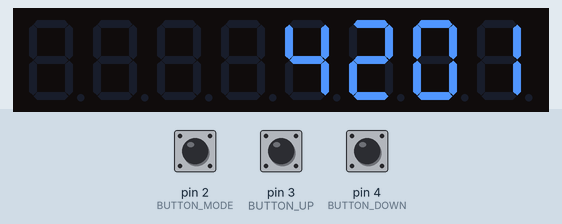
Simulated run of this sketch. Board: Arduino Uno, built with avr-gcc and run on an emulated ATmega328P. On the bench: 8-digit seven-segment display. The test bench sets the inputs (shaded band); at power-on: pin 3 (BUTTON_UP) HIGH, pin 4 (BUTTON_DOWN) HIGH, pin 2 (BUTTON_MODE) HIGH. The local clock reads 2024-03-15 10:24:30 at power-on unless the sketch sets it; random numbers use the default seed unless the sketch sets one.

Above: at 1.8 s.
1.9 s: pin 3 (BUTTON_UP) pulled LOW for 1 s
At 2.22 s:
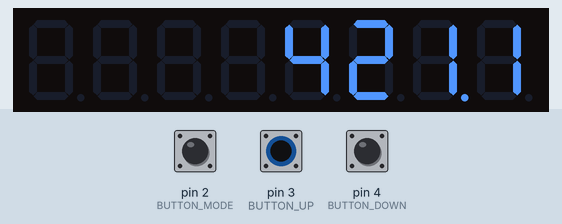
4.4 s: pin 4 (BUTTON_DOWN) pulled LOW for 1 s
At 6.5 s:
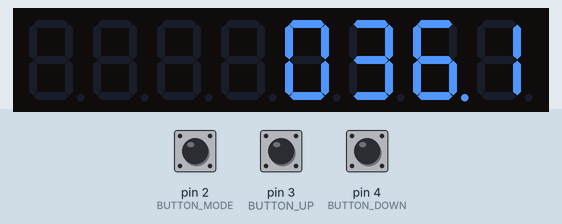
6.9 s: pin 3 (BUTTON_UP) pulled LOW for 0.15 s
At 7.8 s:
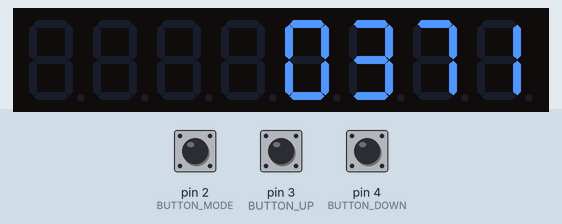
8.5 s: pin 4 (BUTTON_DOWN) pulled LOW for 0.15 s
At 9.8 s:
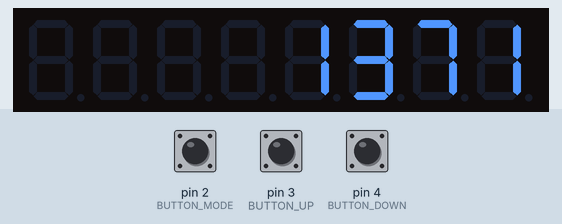
10.5 s: pin 2 (BUTTON_MODE) pulled LOW for 3.2 s
At 14.5 s:
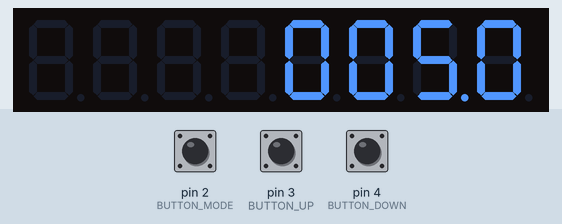
Timing chart, 0 to 16.0 s (numbered marks = the images above; inputs shaded):
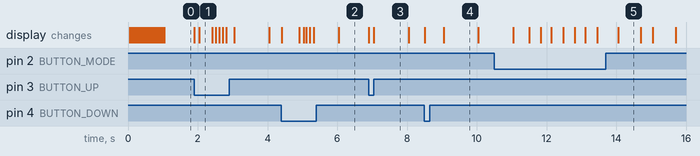

Measured:
- what the display in image 5 shows lasts 0.6 s, from 14.1 s to 14.7 s

The sketch:

max-jibberish.ino
```cpp
#include <LedControl.h>
#include <RTClib.h>

// Pins for MAX7219: DIN, CLK, CS (LOAD)
LedControl lc = LedControl(11, 13, 5, 1); // DIN, CLK, CS, 1 device

// Buttons
#define BUTTON_MODE 2
#define BUTTON_UP   3
#define BUTTON_DOWN 4

RTC_DS3231 rtc;

// Constants
const int HOURS_IN_DAY = 24;
const int MINUTES_IN_HOUR = 60;
const unsigned long SCREEN_OFF_DELAY = 10000;
const unsigned long DEBOUNCE_DELAY = 50;
const unsigned long HOLD_DELAY = 500;
const unsigned long REPEAT_RATE = 100;
const unsigned long BLINK_INTERVAL = 1000;
const unsigned long MODE_HOLD_DURATION = 1000; // 1 second hold for timer

// Screen & timer state
bool screenOn = true;
bool showTime = true;
bool wasScreenOff = true;

unsigned long lastInteraction = 0;
unsigned long lastBlink = 0;
bool colonState = true;

// Timer
unsigned long startTime = 0;
int timerSeconds = 0;
bool timerRunning = false;

// Button hold
unsigned long buttonHoldTime = 0;
unsigned long lastRepeat = 0;
bool isButtonPressed = false;

// Button states
bool lastButtonState = HIGH;
bool modeButtonHeld = false; // Tracks if BUTTON_MODE is held

void setup() {
  Serial.begin(9600);

  lc.shutdown(0, false);   // Wake up MAX7219
  lc.setIntensity(0, 15);  // Brightness max
  lc.clearDisplay(0);      // Clear display

  pinMode(BUTTON_MODE, INPUT_PULLUP);
  pinMode(BUTTON_UP, INPUT_PULLUP);
  pinMode(BUTTON_DOWN, INPUT_PULLUP);

  if (!rtc.begin()) {
    Serial.println("Couldn't find RTC");
    while (1);
  }

  if (rtc.lostPower()) {
    Serial.println("RTC lost power, setting the time!");
    rtc.adjust(DateTime(F(__DATE__), F(__TIME__)));
  }
}

void loop() {
  DateTime now = rtc.now();

  handleButtons();

  // Auto screen off after inactivity
  if ((millis() - lastInteraction > SCREEN_OFF_DELAY) && !timerRunning) {
    screenOn = false;
    showTime = true; // Switch back to clock mode when idle
  }

  if (screenOn) {
    if (wasScreenOff) {
      displayJibberish();
      wasScreenOff = false;
    }

    if (showTime) {
      updateDisplay(now.hour(), now.minute());
    } else {
      if (timerRunning) {
        unsigned long currentTime = millis();
        int remaining = timerSeconds - (currentTime - startTime) / 1000;
        if (remaining > 0) {
          int minutes = remaining / MINUTES_IN_HOUR;
          int seconds = remaining % MINUTES_IN_HOUR;
          updateDisplay(minutes, seconds);
        } else {
          timerRunning = false;
          showTime = true; // Timer done, back to clock
        }
      }
    }
  } else {
    lc.clearDisplay(0); // Screen off
    wasScreenOff = true;
  }

  if (screenOn && (millis() - lastBlink >= BLINK_INTERVAL)) {
    lastBlink = millis();
    colonState = !colonState;
  }
}

// Handle button logic
void handleButtons() {
  static unsigned long modeButtonPressTime = 0;

  // Handle BUTTON_MODE logic
  if (digitalRead(BUTTON_MODE) == LOW) { // Button pressed
    if (!modeButtonHeld) {
      modeButtonPressTime = millis();
      modeButtonHeld = true;
    }

    // Check for hold
    if (millis() - modeButtonPressTime >= MODE_HOLD_DURATION) {
      if (!timerRunning) {
        // Start timer on hold when not running
        startTimer(5 * MINUTES_IN_HOUR); // 5 minutes
        showTime = false;
      } else {
        // Return to clock on hold if timer is running
        timerRunning = false;
        showTime = true;
      }
    }
  } else { // Button released
    if (modeButtonHeld) {
      modeButtonHeld = false;

      // Check for short press
      if ((millis() - modeButtonPressTime) < MODE_HOLD_DURATION) {
        if (!screenOn) {
          // Short press wakes up the display
          screenOn = true;
          lastInteraction = millis();
        }
      }
    }
  }

  // BUTTON_UP and BUTTON_DOWN logic (unchanged)
  if (digitalRead(BUTTON_UP) == LOW && screenOn) {
    handleButtonPress("hours", 1);
  } else if (digitalRead(BUTTON_DOWN) == LOW && screenOn) {
    handleButtonPress("minutes", 1);
  } else {
    resetButtonState();
  }
}

void handleButtonPress(String unit, int adjustment) {
  if (!isButtonPressed) {
    adjustTime(unit, adjustment);
    isButtonPressed = true;
    buttonHoldTime = millis();
    lastRepeat = millis();
    lastInteraction = millis();
  } else if ((millis() - buttonHoldTime >= HOLD_DELAY) && (millis() - lastRepeat >= REPEAT_RATE)) {
    adjustTime(unit, adjustment);
    lastRepeat = millis();
  }
}

void resetButtonState() {
  if (isButtonPressed) {
    isButtonPressed = false;
    buttonHoldTime = 0;
  }
}

// Start a timer
void startTimer(int seconds) {
  startTime = millis();
  timerSeconds = seconds;
  timerRunning = true;
}

// Adjust time (hours or minutes)
void adjustTime(String unit, int adjustment) {
  DateTime now = rtc.now();
  int hours = now.hour();
  int minutes = now.minute();

  if (unit == "hours") {
    hours = (hours + adjustment + HOURS_IN_DAY) % HOURS_IN_DAY; // Wrap hours
  } else if (unit == "minutes") {
    minutes = (minutes + adjustment + MINUTES_IN_HOUR) % MINUTES_IN_HOUR; // Wrap minutes
  }

  rtc.adjust(DateTime(now.year(), now.month(), now.day(), hours, minutes, now.second()));
}

// Update display (showing HH:MM or MM:SS)
void updateDisplay(int high, int low) {
  int h1 = high / 10;
  int h0 = high % 10;
  int l1 = low / 10;
  int l0 = low % 10;

  lc.setDigit(0, 0, h1, false);
  lc.setDigit(0, 1, h0, colonState); // blinking colon
  lc.setDigit(0, 2, l1, false);
  lc.setDigit(0, 3, l0, false);
}

// Display random numbers for 1 second
void displayJibberish() {
  unsigned long start = millis();
  while (millis() - start < 1000) {
    int randomValue = random(0, 9999);
    lc.setDigit(0, 0, (randomValue / 1000) % 10, false);
    lc.setDigit(0, 1, (randomValue / 100) % 10, false);
    lc.setDigit(0, 2, (randomValue / 10) % 10, false);
    lc.setDigit(0, 3, randomValue % 10, false);
    delay(50);
  }
}
```
